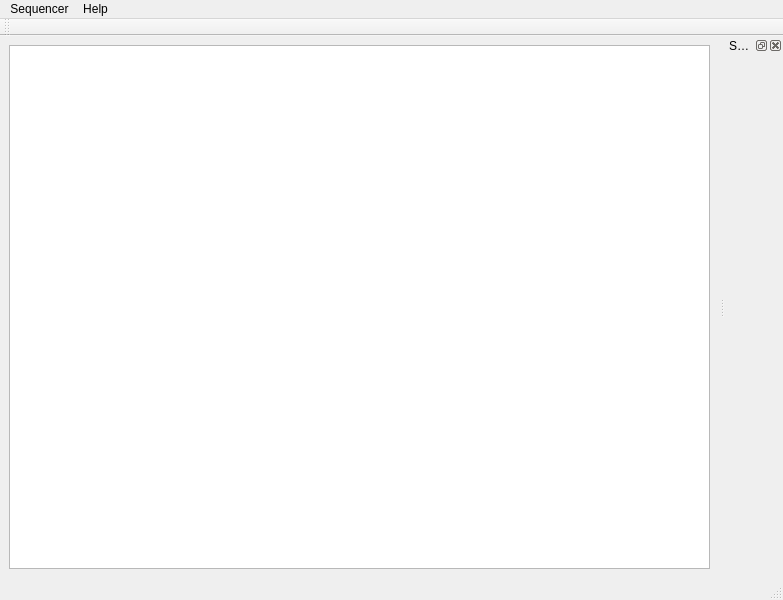
<?xml version="1.0" encoding="UTF-8"?>
<ui version="4.0">
 <class>GTASequencerMainWindow</class>
 <widget class="QMainWindow" name="GTASequencerMainWindow">
  <property name="geometry">
   <rect>
    <x>0</x>
    <y>0</y>
    <width>783</width>
    <height>600</height>
   </rect>
  </property>
  <property name="windowTitle">
   <string>GTA Sequence Manager</string>
  </property>
  <property name="windowIcon">
   <iconset resource="../../GTAUI/resource.qrc">
    <normaloff>:/images/forms/img/GTAAppIcon.png</normaloff>:/images/forms/img/GTAAppIcon.png</iconset>
  </property>
  <property name="dockOptions">
   <set>QMainWindow::AllowTabbedDocks|QMainWindow::AnimatedDocks|QMainWindow::VerticalTabs</set>
  </property>
  <widget class="QWidget" name="centralwidget">
   <layout class="QGridLayout" name="gridLayout">
    <item row="0" column="0">
     <widget class="QTextEdit" name="LoggerTE">
      <property name="sizePolicy">
       <sizepolicy hsizetype="MinimumExpanding" vsizetype="Expanding">
        <horstretch>0</horstretch>
        <verstretch>0</verstretch>
       </sizepolicy>
      </property>
      <property name="toolTip">
       <string>Log window for the sequencer</string>
      </property>
      <property name="readOnly">
       <bool>true</bool>
      </property>
     </widget>
    </item>
   </layout>
  </widget>
  <widget class="QMenuBar" name="menubar">
   <property name="geometry">
    <rect>
     <x>0</x>
     <y>0</y>
     <width>783</width>
     <height>21</height>
    </rect>
   </property>
   <widget class="QMenu" name="menuSequencer">
    <property name="title">
     <string>Sequencer</string>
    </property>
    <addaction name="actionClose"/>
    <addaction name="action_Start_Server"/>
    <addaction name="action_Test_Client"/>
   </widget>
   <widget class="QMenu" name="menuHelp">
    <property name="title">
     <string>Help</string>
    </property>
    <addaction name="actionUser_Guide"/>
   </widget>
   <addaction name="menuSequencer"/>
   <addaction name="menuHelp"/>
  </widget>
  <widget class="QStatusBar" name="statusbar"/>
  <widget class="QToolBar" name="actionToolBar">
   <property name="windowTitle">
    <string>Operation tool bar</string>
   </property>
   <attribute name="toolBarArea">
    <enum>TopToolBarArea</enum>
   </attribute>
   <attribute name="toolBarBreak">
    <bool>false</bool>
   </attribute>
  </widget>
  <widget class="QDockWidget" name="SettingsDW">
   <property name="windowIcon">
    <iconset resource="../../GTAUI/resource.qrc">
     <normaloff>:/images/forms/img/GTAAppIcon.png</normaloff>:/images/forms/img/GTAAppIcon.png</iconset>
   </property>
   <property name="windowTitle">
    <string>Sequencer Settings</string>
   </property>
   <attribute name="dockWidgetArea">
    <number>2</number>
   </attribute>
   <widget class="QWidget" name="dockWidgetContents_5"/>
  </widget>
  <action name="actionSettings">
   <property name="text">
    <string>Settings</string>
   </property>
  </action>
  <action name="actionClose">
   <property name="text">
    <string>Close</string>
   </property>
  </action>
  <action name="actionUser_Guide">
   <property name="icon">
    <iconset resource="../../GTAUI/resource.qrc">
     <normaloff>:/images/forms/img/About.png</normaloff>:/images/forms/img/About.png</iconset>
   </property>
   <property name="text">
    <string>User Guide</string>
   </property>
  </action>
  <action name="action_Start_Server">
   <property name="text">
    <string>Start Server</string>
   </property>
  </action>
  <action name="action_Test_Client">
   <property name="text">
    <string>Test Client</string>
   </property>
  </action>
 </widget>
 <resources>
  <include location="../../GTAUI/resource.qrc"/>
 </resources>
 <connections/>
</ui>
